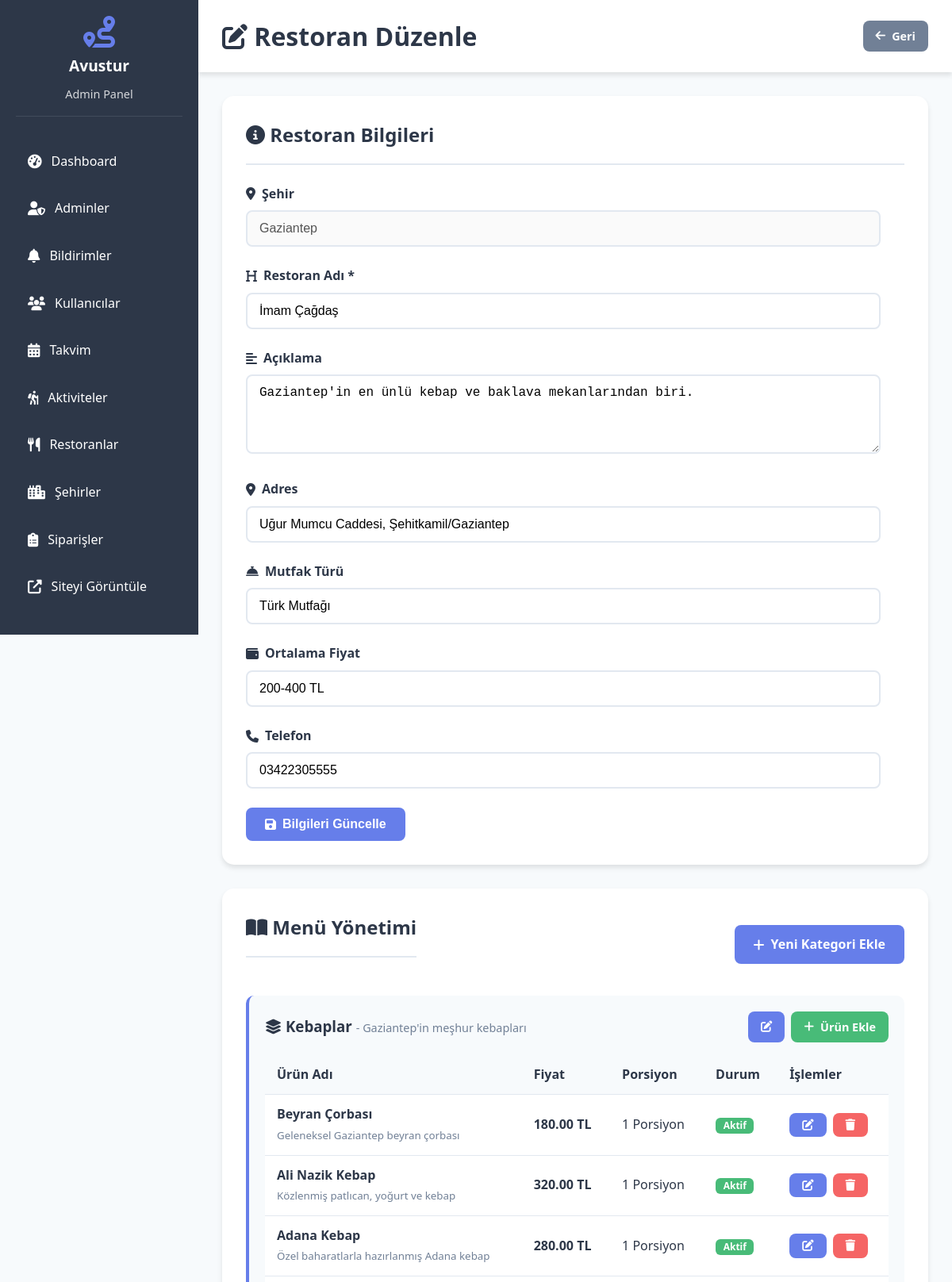
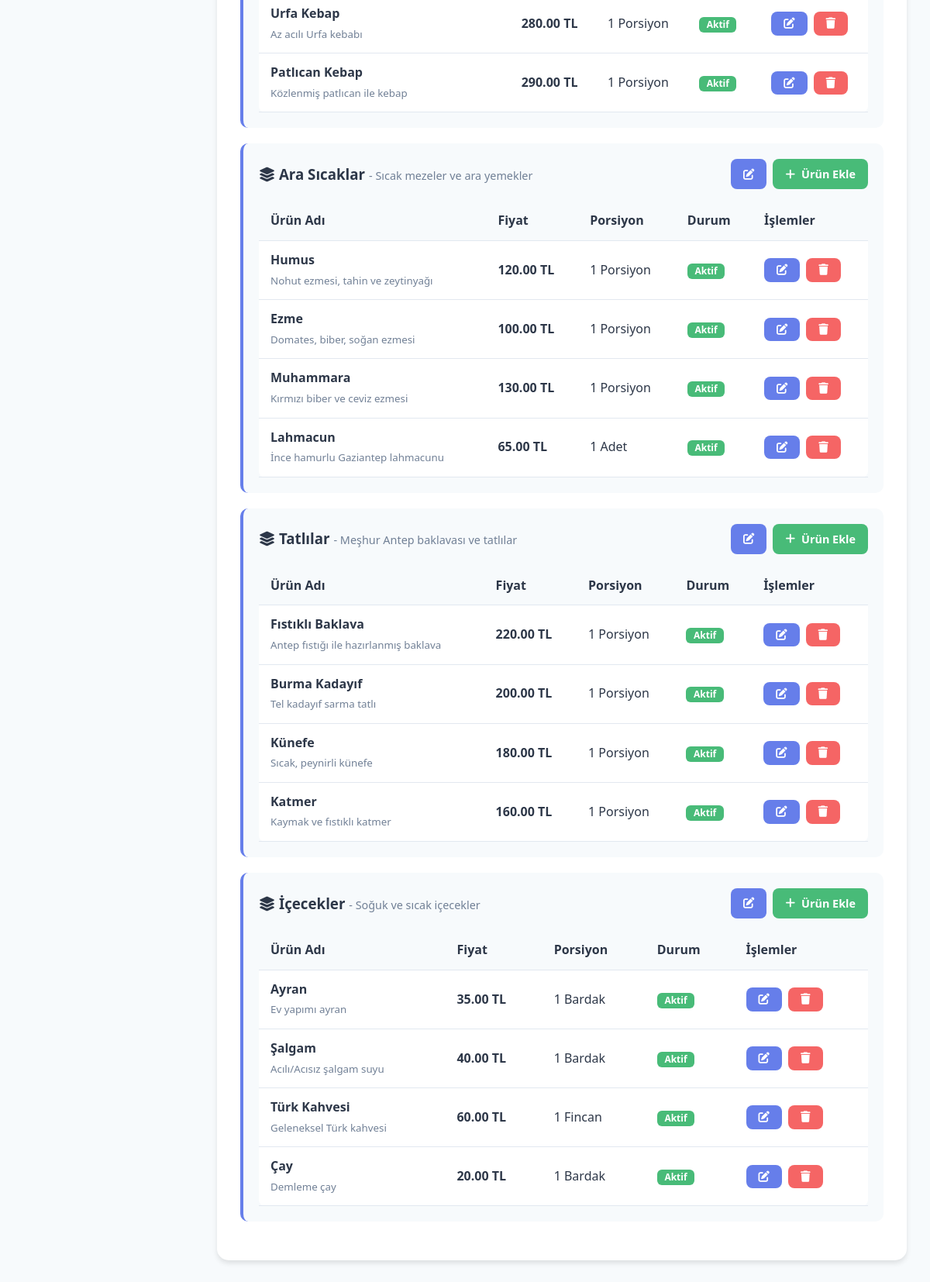
/admin/restoran_duzenle.php?id=1 (signed in), run on the app's committed database (2 pictures, top to bottom).
### tables this page shows
CREATE TABLE restoranlar (
    id INT AUTO_INCREMENT PRIMARY KEY,
    sehir_id INT NOT NULL,
    baslik VARCHAR(200) NOT NULL,
    aciklama TEXT,
    adres TEXT,
    gorsel VARCHAR(255),
    mutfak_turu VARCHAR(100),
    ortalama_fiyat VARCHAR(50),
    telefon VARCHAR(15),
    aktif TINYINT(1) DEFAULT 1,
    sira INT DEFAULT 0,
    olusturma_tarihi DATETIME DEFAULT CURRENT_TIMESTAMP,
    FOREIGN KEY (sehir_id) REFERENCES sehirler(id) ON DELETE CASCADE,
    INDEX idx_sehir (sehir_id)
);

CREATE TABLE sehirler (
    id INT AUTO_INCREMENT PRIMARY KEY,
    sehir_adi VARCHAR(50) NOT NULL,
    sehir_slug VARCHAR(50) UNIQUE NOT NULL,
    aciklama TEXT,
    gorsel VARCHAR(255),
    aktif TINYINT(1) DEFAULT 1
);

CREATE TABLE menu_kategoriler (
    id INT AUTO_INCREMENT PRIMARY KEY,
    restoran_id INT NOT NULL,
    kategori_adi VARCHAR(100) NOT NULL,
    aciklama TEXT,
    sira INT DEFAULT 0,
    aktif TINYINT(1) DEFAULT 1,
    olusturma_tarihi DATETIME DEFAULT CURRENT_TIMESTAMP,
    FOREIGN KEY (restoran_id) REFERENCES restoranlar(id) ON DELETE CASCADE,
    INDEX idx_restoran (restoran_id)
);

CREATE TABLE menu_urunler (
    id INT AUTO_INCREMENT PRIMARY KEY,
    kategori_id INT NOT NULL,
    urun_adi VARCHAR(200) NOT NULL,
    aciklama TEXT,
    fiyat DECIMAL(10,2) DEFAULT 0,
    gorsel VARCHAR(255),
    porsiyon_bilgisi VARCHAR(100),
    kalori VARCHAR(50),
    aktif TINYINT(1) DEFAULT 1,
    sira INT DEFAULT 0,
    olusturma_tarihi DATETIME DEFAULT CURRENT_TIMESTAMP,
    FOREIGN KEY (kategori_id) REFERENCES menu_kategoriler(id) ON DELETE CASCADE,
    INDEX idx_kategori (kategori_id)
);

### config.php (called while the page is built, shortened)
<?php
function sanitize($data) {
    return htmlspecialchars(strip_tags(trim($data)), ENT_QUOTES, 'UTF-8');
}
?>

### admin/restoran_duzenle.php (the view, shortened to what this page needs)
<?php
require_once '../config.php';
$restoran_id = isset($_GET['id']) ? (int)$_GET['id'] : 0;
$stmt = $db->prepare("
    SELECT r.*, s.sehir_adi
    FROM restoranlar r
    INNER JOIN sehirler s ON r.sehir_id = s.id
    WHERE r.id = ?
");
$stmt->execute([$restoran_id]);
$restoran = $stmt->fetch();
$stmt = $db->prepare("SELECT * FROM menu_kategoriler WHERE restoran_id = ? ORDER BY sira ASC, kategori_adi ASC");
$stmt->execute([$restoran_id]);
$kategoriler = $stmt->fetchAll();
?>
<!DOCTYPE html>
<html lang="tr">
<head>
    <link rel="stylesheet" href="../assets/css/style.css">
    <link rel="stylesheet" href="https://cdnjs.cloudflare.com/ajax/libs/font-awesome/6.4.0/css/all.min.css">
</head>
<body>
    <?php include 'includes/sidebar.php'; ?>
    <div class="admin-content">
        <div class="admin-header">
            <h1><i class="fas fa-edit"></i> Restoran Düzenle</h1>
            <a href="restoranlar.php" class="btn btn-sm btn-secondary">
                <i class="fas fa-arrow-left"></i> Geri
            </a>
        </div>
        <div class="admin-card">
            <h2><i class="fas fa-info-circle"></i> Restoran Bilgileri</h2>
            <form method="POST" style="max-width: 800px;">
                <div class="form-group">
                    <label><i class="fas fa-map-marker-alt"></i> Şehir</label>
                    <input type="text" value="<?php echo sanitize($restoran['sehir_adi']); ?>" disabled>
                </div>
                <div class="form-group">
                    <label for="baslik">
                        <i class="fas fa-heading"></i> Restoran Adı *
                    </label>
                    <input type="text" id="baslik" name="baslik" value="<?php echo sanitize($restoran['baslik']); ?>" required>
                </div>
                <div class="form-group">
                    <label for="aciklama">
                        <i class="fas fa-align-left"></i> Açıklama
                    </label>
                    <textarea id="aciklama" name="aciklama" rows="4"><?php echo sanitize($restoran['aciklama']); ?></textarea>
                </div>
                <div class="form-group">
                    <label for="adres">
                        <i class="fas fa-map-marker-alt"></i> Adres
                    </label>
                    <input type="text" id="adres" name="adres" value="<?php echo sanitize($restoran['adres']); ?>">
                </div>
                <div class="form-group">
                    <label for="mutfak_turu">
                        <i class="fas fa-concierge-bell"></i> Mutfak Türü
                    </label>
                    <input type="text" id="mutfak_turu" name="mutfak_turu" value="<?php echo sanitize($restoran['mutfak_turu']); ?>">
                </div>
                <div class="form-group">
                    <label for="ortalama_fiyat">
                        <i class="fas fa-wallet"></i> Ortalama Fiyat
                    </label>
                    <input type="text" id="ortalama_fiyat" name="ortalama_fiyat" value="<?php echo sanitize($restoran['ortalama_fiyat']); ?>">
                </div>
                <div class="form-group">
                    <label for="telefon">
                        <i class="fas fa-phone"></i> Telefon
                    </label>
                    <input type="tel" id="telefon" name="telefon" value="<?php echo sanitize($restoran['telefon']); ?>">
                </div>
                <button type="submit" class="btn btn-primary">
                    <i class="fas fa-save"></i> Bilgileri Güncelle
                </button>
            </form>
        </div>
        <div class="admin-card">
            <div style="display: flex; justify-content: space-between; align-items: center; margin-bottom: 1.5rem;">
                <h2><i class="fas fa-book-open"></i> Menü Yönetimi</h2>
                <a href="kategori_ekle.php?restoran_id=<?php echo $restoran_id; ?>" class="btn btn-primary">
                    <i class="fas fa-plus"></i> Yeni Kategori Ekle
                </a>
            </div>
            <?php if (count($kategoriler) > 0): ?>
                <?php foreach ($kategoriler as $kategori): ?>
                    <?php
                    $stmt = $db->prepare("SELECT * FROM menu_urunler WHERE kategori_id = ? ORDER BY sira ASC, urun_adi ASC");
                    $stmt->execute([$kategori['id']]);
                    $urunler = $stmt->fetchAll();
                    ?>
                    <div style="background: #f7fafc; padding: 20px; border-radius: 10px; margin-bottom: 20px; border-left: 4px solid var(--primary-color);">
                        <div style="display: flex; justify-content: space-between; align-items: center; margin-bottom: 15px;">
                            <h3 style="margin: 0;">
                                <i class="fas fa-layer-group"></i>
                                <?php echo sanitize($kategori['kategori_adi']); ?>
                                <?php if ($kategori['aciklama']): ?>
                                    <small style="color: var(--text-light); font-weight: normal; font-size: 0.9rem;">
                                        - <?php echo sanitize($kategori['aciklama']); ?>
                                    </small>
                                <?php endif; ?>
                            </h3>
                            <div class="action-buttons">
                                <a href="kategori_duzenle.php?id=<?php echo $kategori['id']; ?>" class="btn btn-sm btn-primary">
                                    <i class="fas fa-edit"></i>
                                </a>
                                <a href="urun_ekle.php?kategori_id=<?php echo $kategori['id']; ?>" class="btn btn-sm btn-success">
                                    <i class="fas fa-plus"></i> Ürün Ekle
                                </a>
                            </div>
                        </div>
                        <?php if (count($urunler) > 0): ?>
                            <table style="width: 100%; background: white; border-radius: 8px;">
                                <thead>
                                    <tr>
                                        <th>Ürün Adı</th>
                                        <th>Fiyat</th>
                                        <th>Porsiyon</th>
                                        <th>Durum</th>
                                        <th>İşlemler</th>
                                    </tr>
                                </thead>
                                <tbody>
                                    <?php foreach ($urunler as $urun): ?>
                                        <tr>
                                            <td>
                                                <strong><?php echo sanitize($urun['urun_adi']); ?></strong>
                                                <?php if ($urun['aciklama']): ?>
                                                    <br><small style="color: var(--text-light);"><?php echo sanitize($urun['aciklama']); ?></small>
                                                <?php endif; ?>
                                            </td>
                                            <td><strong><?php echo number_format($urun['fiyat'], 2); ?> TL</strong></td>
                                            <td><?php echo sanitize($urun['porsiyon_bilgisi']); ?></td>
                                            <td>
                                                <?php if ($urun['aktif']): ?>
                                                    <span class="badge badge-success">Aktif</span>
                                                <?php else: ?>
                                                    <span class="badge badge-danger">Pasif</span>
                                                <?php endif; ?>
                                            </td>
                                            <td>
                                                <div class="action-buttons">
                                                    <a href="urun_duzenle.php?id=<?php echo $urun['id']; ?>" class="btn btn-sm btn-primary">
                                                        <i class="fas fa-edit"></i>
                                                    </a>
                                                    <a href="urun_sil.php?id=<?php echo $urun['id']; ?>&restoran_id=<?php echo $restoran_id; ?>"
                                                       class="btn btn-sm btn-danger"
                                                       onclick="return confirm('Bu ürünü silmek istediğinize emin misiniz?')">
                                                        <i class="fas fa-trash"></i>
                                                    </a>
                                                </div>
                                            </td>
                                        </tr>
                                    <?php endforeach; ?>
                                </tbody>
                            </table>
                        <?php else: ?>
                            <p style="text-align: center; color: var(--text-light); padding: 20px;">
                                Bu kategoride henüz ürün bulunmamaktadır.
                            </p>
                        <?php endif; ?>
                    </div>
                <?php endforeach; ?>
            <?php endif; ?>
        </div>
    </div>
</body>
</html>

### assets/css/style.css (style rules this page uses)
* { margin: 0; padding: 0; box-sizing: border-box; }
:root { --primary-color: #667eea; --secondary-color: #764ba2; --success-color: #48bb78; --danger-color: #f56565; --warning-color: #ed8936; --info-color: #4299e1; --dark-color: #2d3748; --light-color: #f7fafc; --white-color: #ffffff; --text-color: #2d3748; --text-light: #718096; --border-color: #e2e8f0; --shadow: 0 4px 6px rgba(0, 0, 0, 0.1); --shadow-lg: 0 10px 25px rgba(0, 0, 0, 0.15); }
body { font-family: 'Segoe UI', Tahoma, Geneva, Verdana, sans-serif; line-height: 1.6; color: var(--text-color); background-color: var(--light-color); }
a { text-decoration: none; color: inherit; transition: all 0.3s ease; }
.btn { display: inline-flex; align-items: center; gap: 8px; padding: 12px 24px; border: none; border-radius: 8px; font-size: 1rem; font-weight: 600; cursor: pointer; transition: all 0.3s ease; text-align: center; }
.btn-primary { background: var(--primary-color); color: var(--white-color); }
.btn-secondary { background: var(--text-light); color: var(--white-color); }
.btn-success { background: var(--success-color); color: var(--white-color); }
.btn-danger { background: var(--danger-color); color: var(--white-color); }
.btn-sm { padding: 8px 16px; font-size: 0.9rem; }
.form-group { margin-bottom: 1.5rem; }
.form-group label { display: flex; align-items: center; gap: 8px; font-weight: 600; margin-bottom: 0.5rem; color: var(--dark-color); }
.form-group input, .form-group select, .form-group textarea { width: 100%; padding: 12px 15px; border: 2px solid var(--border-color); border-radius: 8px; font-size: 1rem; transition: all 0.3s ease; }
.badge { display: inline-block; padding: 6px 12px; font-size: 0.85rem; font-weight: 600; border-radius: 20px; background: rgba(255, 255, 255, 0.3); }
.badge-success { background: var(--success-color); color: var(--white-color); }
.admin-content { margin-left: 250px; padding: 30px; min-height: 100vh; background: var(--light-color); }
.admin-header { background: var(--white-color); padding: 20px 30px; margin: -30px -30px 30px -30px; box-shadow: var(--shadow); display: flex; justify-content: space-between; align-items: center; }
.admin-header h1 { color: var(--dark-color); }
.admin-card { background: var(--white-color); padding: 30px; border-radius: 15px; box-shadow: var(--shadow); margin-bottom: 30px; }
.admin-card h2 { color: var(--dark-color); margin-bottom: 1.5rem; padding-bottom: 1rem; border-bottom: 2px solid var(--border-color); }
table { width: 100%; border-collapse: collapse; margin-top: 1rem; }
table thead { background: var(--light-color); }
table th, table td { padding: 12px 15px; text-align: left; border-bottom: 1px solid var(--border-color); }
table th { font-weight: 600; color: var(--dark-color); }
.action-buttons { display: flex; gap: 8px; }
.badge { display: inline-block; padding: 0.25rem 0.6rem; font-size: 0.75rem; font-weight: 600; line-height: 1; text-align: center; white-space: nowrap; vertical-align: baseline; border-radius: 0.375rem; }
.badge-success { background-color: var(--success-color); color: white; }
.action-buttons { display: flex; gap: 0.5rem; flex-wrap: wrap; }
.action-buttons .btn { margin: 0; }

### data on the page
restoranlar: sehir.sehir_adi "Gaziantep", baslik "İmam Çağdaş", aciklama "Gaziantep'in en ünlü kebap ve baklava mekanlarından biri.", adres "Uğur Mumcu Caddesi, Şehitkamil/Gaziantep", mutfak_turu "Türk Mutfağı", ortalama_fiyat "200-400 TL", telefon "03422305555"
menu_kategoriler: kategori_adi "Kebaplar", aciklama "Gaziantep'in meşhur kebapları"
menu_urunler: urun_adi "Beyran Çorbası", aciklama "Geleneksel Gaziantep beyran çorbası", fiyat "180.00", porsiyon_bilgisi "1 Porsiyon", aktif "Aktif"
menu_urunler: urun_adi "Ali Nazik Kebap", aciklama "Közlenmiş patlıcan, yoğurt ve kebap", fiyat "320.00", porsiyon_bilgisi "1 Porsiyon", aktif "Aktif"
menu_urunler: urun_adi "Adana Kebap", aciklama "Özel baharatlarla hazırlanmış Adana kebap", fiyat "280.00", porsiyon_bilgisi "1 Porsiyon", aktif "Aktif"
menu_urunler: urun_adi "Urfa Kebap", aciklama "Az acılı Urfa kebabı", fiyat "280.00", porsiyon_bilgisi "1 Porsiyon", aktif "Aktif"
menu_urunler: urun_adi "Patlıcan Kebap", aciklama "Közlenmiş patlıcan ile kebap", fiyat "290.00", porsiyon_bilgisi "1 Porsiyon", aktif "Aktif"
menu_kategoriler: kategori_adi "Ara Sıcaklar", aciklama "Sıcak mezeler ve ara yemekler"
menu_urunler: urun_adi "Humus", aciklama "Nohut ezmesi, tahin ve zeytinyağı", fiyat "120.00", porsiyon_bilgisi "1 Porsiyon", aktif "Aktif"
menu_urunler: urun_adi "Ezme", aciklama "Domates, biber, soğan ezmesi", fiyat "100.00", porsiyon_bilgisi "1 Porsiyon", aktif "Aktif"
menu_urunler: urun_adi "Muhammara", aciklama "Kırmızı biber ve ceviz ezmesi", fiyat "130.00", porsiyon_bilgisi "1 Porsiyon", aktif "Aktif"
menu_urunler: urun_adi "Lahmacun", aciklama "İnce hamurlu Gaziantep lahmacunu", fiyat "65.00", porsiyon_bilgisi "1 Adet", aktif "Aktif"
menu_kategoriler: kategori_adi "Tatlılar", aciklama "Meşhur Antep baklavası ve tatlılar"
menu_urunler: urun_adi "Fıstıklı Baklava", aciklama "Antep fıstığı ile hazırlanmış baklava", fiyat "220.00", porsiyon_bilgisi "1 Porsiyon", aktif "Aktif"
menu_urunler: urun_adi "Burma Kadayıf", aciklama "Tel kadayıf sarma tatlı", fiyat "200.00", porsiyon_bilgisi "1 Porsiyon", aktif "Aktif"
menu_urunler: urun_adi "Künefe", aciklama "Sıcak, peynirli künefe", fiyat "180.00", porsiyon_bilgisi "1 Porsiyon", aktif "Aktif"
menu_urunler: urun_adi "Katmer", aciklama "Kaymak ve fıstıklı katmer", fiyat "160.00", porsiyon_bilgisi "1 Porsiyon", aktif "Aktif"
menu_kategoriler: kategori_adi "İçecekler", aciklama "Soğuk ve sıcak içecekler"
menu_urunler: urun_adi "Ayran", aciklama "Ev yapımı ayran", fiyat "35.00", porsiyon_bilgisi "1 Bardak", aktif "Aktif"
menu_urunler: urun_adi "Şalgam", aciklama "Acılı/Acısız şalgam suyu", fiyat "40.00", porsiyon_bilgisi "1 Bardak", aktif "Aktif"
menu_urunler: urun_adi "Türk Kahvesi", aciklama "Geleneksel Türk kahvesi", fiyat "60.00", porsiyon_bilgisi "1 Fincan", aktif "Aktif"
menu_urunler: urun_adi "Çay", aciklama "Demleme çay", fiyat "20.00", porsiyon_bilgisi "1 Bardak", aktif "Aktif"

### other printed values
SITE_NAME "Avustur"
